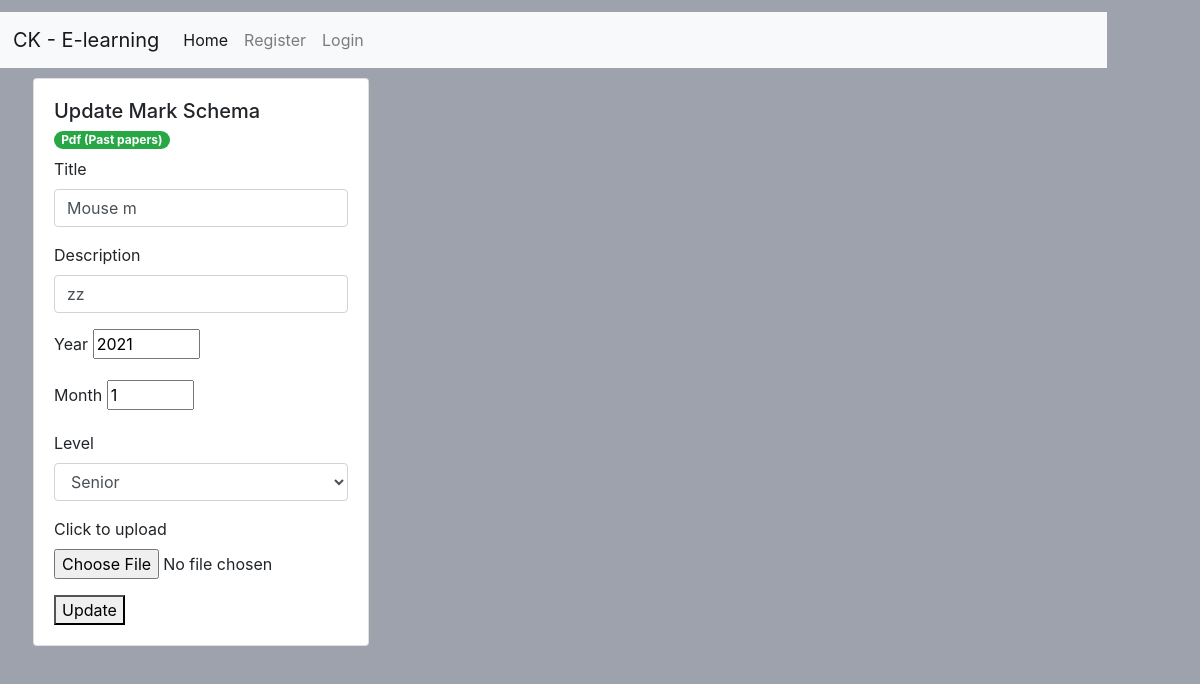
Screenshot of /utils/upload/edit_mark_schema.php?id=3 with the database file from the repository.
### tables this page shows
CREATE TABLE `mark_schema` (
  `id` int(11) NOT NULL,
  `year` int(11) NOT NULL,
  `description` varchar(100) NOT NULL,
  `created_at` timestamp NOT NULL DEFAULT current_timestamp(),
  `created_by` varchar(1000) NOT NULL,
  `downloads` bigint(20) DEFAULT NULL,
  `title` varchar(100) NOT NULL,
  `link` varchar(1000) DEFAULT NULL,
  `month` int(11) DEFAULT NULL,
  `level` varchar(100) NOT NULL DEFAULT 'junior'
);

### utils/upload/api.php (called while the page is built, shortened)
<?php
function getMarkSchema($id){
    $conn = DBCoonect();
       $sql = "SELECT * FROM mark_schema WHERE `id` = '$id'";
    $results = mysqli_query($conn,$sql);
    return mysqli_fetch_assoc($results);
}
?>

### utils/upload/edit_mark_schema.php (the view, shortened to what this page needs)
<?php
require_once('../../layout/admin/header.php');
require_once('api.php');
$id = $_GET['id'];
$data = getMarkSchema($id);
$title = $data['title'];
$year = $data['year'];
$month = $data['month'];
$level = $data['level'];
$description = $data['description'];
?>
<button class='btn'></button>
<div class="card" style="width: 21rem;">
  <div class="card-body">
    <h5 class="card-title"> Update Mark Schema</h5>
    <h6 class="card-subtitle mb-2 text-muted">
<span class="badge badge-pill badge-success">Pdf (Past papers)</span>
    </h6>
<form action="fileProcessor.php" method="post" enctype="multipart/form-data">
        <div class="form-group ">
    <label for="title">Title</label>
    <input type="title" class="form-control" value="<? echo $title ?>" name="title" aria-describedby="nameHelp" />
  </div>
        <div class="form-group ">
    <label for="description">Description</label>
    <input type="description" value="<? echo $description ?>" class="form-control" name="description" aria-describedby="nameHelp" />
  </div>
        <div class="form-group ">
    <label for="description">Year</label>
    <input type="number" name='year' min="1900" value="<? echo $year ?>" max="2099" step="1" value="2016" />
  </div>
        <div class="form-group ">
    <label for="description">Month</label>
    <input type="number" name='month' min="0" value="<? echo $month ?>" max="12" step="1" value='' />
  </div>
     <div class="form-group ">
    <label for="grade">Level</label>
        <select  class="form-control"  name="level" aria-describedby="genderHelp" >
  <option <?  if($level == 'senior') echo 'selected'  ?>  value='senior'> Senior </option>
    </select>
  </div>
<div class="form-group">
  <label for="exampleFormControlFile1">Click to upload</label>
  <input type="file" name='file' class="form-control-file" id="exampleFormControlFile1">
</div>
<button>  Update </button>
</form>
  </div>
</div>
<?php
require_once('../../layout/admin/footer.php')
?>

### assets/css/custom.css (style rules this page uses)
@media screen and (min-width: 480px) { body { background-color: rgb(157, 162, 172); width: 90vw; height: 90vh; margin: 1vw; } }
.card { margin:10px !important }

### rows the page displays
mark_schema: title "Mouse m", description "zz", year "2021", month "1", level "Senior"
